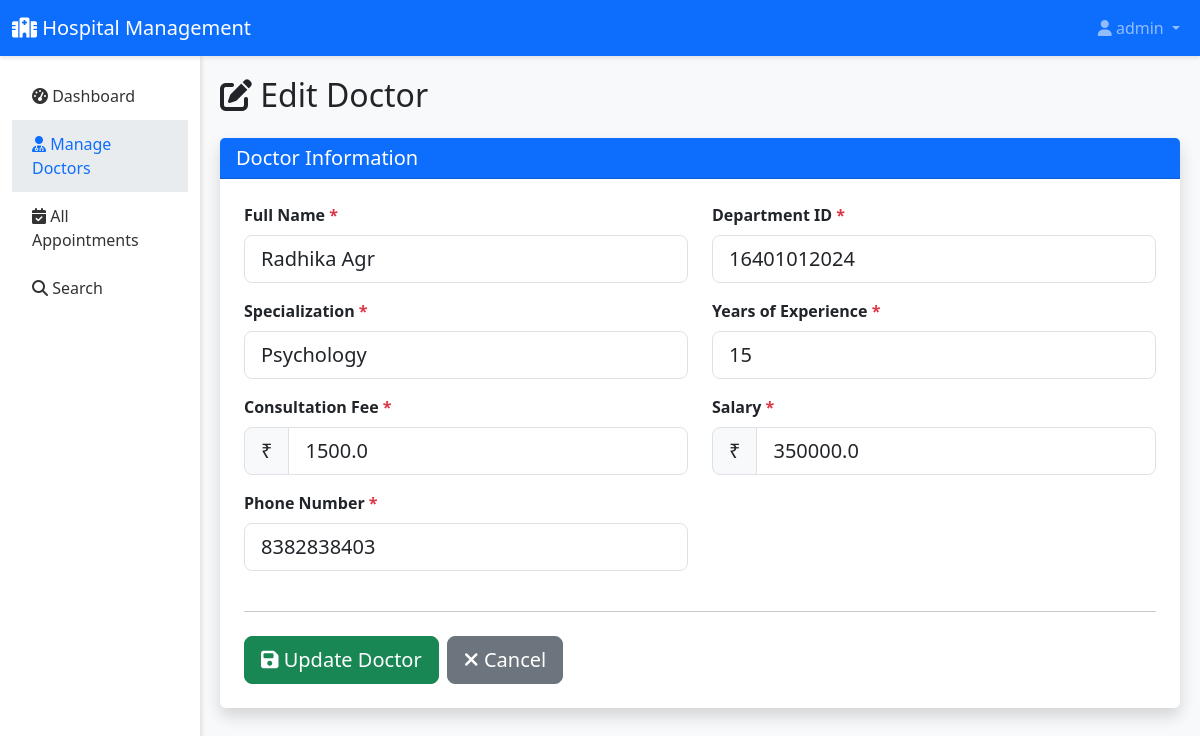
Page /admin/doctor/edit/4 (signed in) on the committed database.
### tables this page shows
CREATE TABLE Employees (
        Employee_ID INTEGER PRIMARY KEY AUTOINCREMENT,
        Department_ID INTEGER,
        Designation TEXT,
        Full_Name TEXT NOT NULL,
        Salary REAL,
        DOB DATE,
        Gender TEXT CHECK(Gender IN ('M', 'F')),
        Phone_Number TEXT
    );

CREATE TABLE Doctors (
        Doctor_ID INTEGER PRIMARY KEY,
        Specialization TEXT,
        Years_of_Experience INTEGER,
        Consultation_Fee REAL,
        FOREIGN KEY (Doctor_ID) REFERENCES Employees(Employee_ID)
    );

### app.py (the view, shortened to what this page needs)
@app.route('/admin/doctor/edit/<int:doctor_id>', methods=['GET', 'POST'])
@login_required('admin')
def admin_edit_doctor(doctor_id):
    conn = get_db()
    doctor = conn.execute('''
        SELECT d.Doctor_ID, e.Full_Name, e.Department_ID, d.Specialization,
               d.Years_of_Experience, d.Consultation_Fee, e.Phone_Number, e.Salary
        FROM Doctors d
        JOIN Employees e ON d.Doctor_ID = e.Employee_ID
        WHERE d.Doctor_ID = ?
    ''', (doctor_id,)).fetchone()
    conn.close()
    return render_template('admin/edit_doctor.html', doctor=doctor)

### app.py (called while the page is built)
def login_required(role=None):
    def decorator(f):
        @wraps(f)
        def decorated_function(*args, **kwargs):
            if 'user_id' not in session:
                flash('Please log in to access this page.', 'warning')
                return redirect(url_for('login'))
            if role and session.get('role') != role:
                flash('You do not have permission to access this page.', 'danger')
                return redirect(url_for('dashboard'))
            return f(*args, **kwargs)
        return decorated_function
    return decorator

def get_db():
    conn = sqlite3.connect('hospital.db')
    conn.row_factory = sqlite3.Row
    return conn

### templates/admin/edit_doctor.html (shortened to what this page needs)
{% extends "base.html" %}
{% block content %}
<div class="container-fluid">
    <div class="row">
        <nav class="col-md-2 d-md-block sidebar">
            <div class="position-sticky pt-3">
                <ul class="nav flex-column">
                    <li class="nav-item">
                        <a class="nav-link" href="{{ url_for('admin_dashboard') }}">
                            <i class="fas fa-tachometer-alt"></i> Dashboard
                        </a>
                    </li>
                    <li class="nav-item">
                        <a class="nav-link active" href="{{ url_for('admin_doctors') }}">
                            <i class="fas fa-user-md"></i> Manage Doctors
                        </a>
                    </li>
                    <li class="nav-item">
                        <a class="nav-link" href="{{ url_for('admin_appointments') }}">
                            <i class="fas fa-calendar-check"></i> All Appointments
                        </a>
                    </li>
                    <li class="nav-item">
                        <a class="nav-link" href="{{ url_for('admin_search') }}">
                            <i class="fas fa-search"></i> Search
                        </a>
                    </li>
                </ul>
            </div>
        </nav>
        <main class="col-md-10 ms-sm-auto content-wrapper">
            <h2 class="mb-4"><i class="fas fa-edit"></i> Edit Doctor</h2>
            <div class="card shadow">
                <div class="card-header bg-primary text-white">
                    <h5 class="mb-0">Doctor Information</h5>
                </div>
                <div class="card-body p-4">
                    <form method="POST">
                        <div class="row">
                            <div class="col-md-6 mb-3">
                                <label class="form-label fw-bold">Full Name <span class="text-danger">*</span></label>
                                <input type="text" class="form-control form-control-lg" name="full_name"
                                       value="{{ doctor.Full_Name }}" required>
                            </div>
                            <div class="col-md-6 mb-3">
                                <label class="form-label fw-bold">Department ID <span class="text-danger">*</span></label>
                                <input type="number" class="form-control form-control-lg" name="department"
                                       value="{{ doctor.Department_ID }}" required>
                            </div>
                            <div class="col-md-6 mb-3">
                                <label class="form-label fw-bold">Specialization <span class="text-danger">*</span></label>
                                <input type="text" class="form-control form-control-lg" name="specialization"
                                       value="{{ doctor.Specialization }}" required>
                            </div>
                            <div class="col-md-6 mb-3">
                                <label class="form-label fw-bold">Years of Experience <span class="text-danger">*</span></label>
                                <input type="number" class="form-control form-control-lg" name="experience"
                                       value="{{ doctor.Years_of_Experience }}" required min="0">
                            </div>
                            <div class="col-md-6 mb-3">
                                <label class="form-label fw-bold">Consultation Fee <span class="text-danger">*</span></label>
                                <div class="input-group input-group-lg">
                                    <span class="input-group-text">₹</span>
                                    <input type="number" class="form-control" name="fee"
                                           value="{{ doctor.Consultation_Fee }}" required min="0" step="0.01">
                                </div>
                            </div>
                            <div class="col-md-6 mb-3">
                                <label class="form-label fw-bold">Salary <span class="text-danger">*</span></label>
                                <div class="input-group input-group-lg">
                                    <span class="input-group-text">₹</span>
                                    <input type="number" class="form-control" name="salary"
                                           value="{{ doctor.Salary }}" required min="0" step="0.01">
                                </div>
                            </div>
                            <div class="col-md-6 mb-3">
                                <label class="form-label fw-bold">Phone Number <span class="text-danger">*</span></label>
                                <input type="tel" class="form-control form-control-lg" name="phone"
                                       value="{{ doctor.Phone_Number }}" required>
                            </div>
                        </div>
                        <hr class="my-4">
                        <div class="d-flex gap-2">
                            <button type="submit" class="btn btn-success btn-lg">
                                <i class="fas fa-save"></i> Update Doctor
                            </button>
                            <a href="{{ url_for('admin_doctors') }}" class="btn btn-secondary btn-lg">
                                <i class="fas fa-times"></i> Cancel
                            </a>
                        </div>
                    </form>
                </div>
            </div>
        </main>
    </div>
</div>
{% endblock %}

### templates/base.html (style rules this page uses)
:root { --primary-color: #0d6efd; --secondary-color: #6c757d; --success-color: #198754; --danger-color: #dc3545; --warning-color: #ffc107; --info-color: #0dcaf0; }
body { font-family: 'Segoe UI', Tahoma, Geneva, Verdana, sans-serif; background-color: #f8f9fa; }
.sidebar { min-height: calc(100vh - 56px); background-color: #fff; box-shadow: 2px 0 4px rgba(0,0,0,.1); }
.sidebar .nav-link { color: #333; padding: 12px 20px; transition: all 0.3s; }
.sidebar .nav-link:hover, .sidebar .nav-link.active { background-color: #e9ecef; color: var(--primary-color); }
.content-wrapper { padding: 20px; }
.card { border: none; box-shadow: 0 2px 4px rgba(0,0,0,.1); margin-bottom: 20px; }
.card-header { background-color: var(--primary-color); color: white; font-weight: 600; }

### rows in the picture
Employees: full_name "Radhika Agr", department "16401012024", salary "350000.0", phone "8382838403"
Doctors: specialization "Psychology", experience "15", fee "1500.0"

### other values in the picture
{{ session.username }} "admin"
